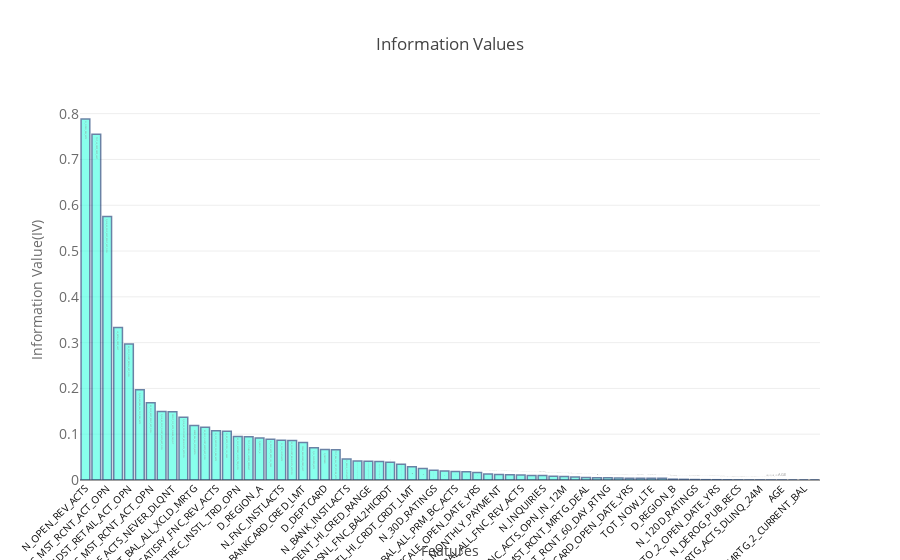

Notebook source saved alongside this figure:
### Code cell
data = [go.Bar(x=IV_sorted['VAR_NAME'], y=IV_sorted['IV'], text=IV_sorted['VAR_NAME'],
            marker=dict(color='rgb(58,256,225)',line=dict(color='rgb(8,48,107)',width=1.5, ) ),
    opacity=0.6)]


layout = go.Layout(
    title='Information Values',
        xaxis=dict(
        tickangle=-45,
        title='Features',
        tickfont=dict(
            size=10,
            color='rgb(7, 7, 7)'
        )
    ),
    yaxis=dict(
        title='Information Value(IV)',
        titlefont=dict(
            size=14,
            color='rgb(107, 107, 107)'
        ),
        tickfont=dict(
            size=14,
            color='rgb(107, 107, 107)'
        )
    ),
)
plotly.offline.iplot({ "data": data,'layout':layout})

### Figure 1 — Plotly figure (JSON) as saved in the notebook; plotly's stock layout.template omitted (floating-point values rounded to 4 significant figures)
{"data": [{"marker": {"color": "rgb(58,256,225)", "line": {"color": "rgb(8,48,107)", "width": 1.5}}, "opacity": 0.6, "text": ["N_OPEN_REV_ACTS", "TOT_HI_CRDT_CRDT_LMT", "D_NA_M_SNC_MST_RCNT_ACT_OPN", "HI_RETAIL_CRDT_LMT", "M_SNC_OLDST_RETAIL_ACT_OPN", "D_NA_AVG_BAL_ALL_FNC_REV_ACTS", "M_SNC_MST_RCNT_ACT_OPN", "D_NA_M_SNC_OLDST_MRTG_ACT_OPN", "PRCNT_OF_ACTS_NEVER_DLQNT", "D_NA_M_SNCOLDST_BNKINSTL_ACTOPN", "AGRGT_BAL_ALL_XCLD_MRTG", "M_SNC_OLDST_MRTG_ACT_OPN", "N_OF_SATISFY_FNC_REV_ACTS", "N_BC_ACTS_OPN_IN_24M", "M_SNC_MSTREC_INSTL_TRD_OPN", "TOT_OTHRFIN_HICRDT_CRDTLMT", "D_REGION_A", "N_FNC_ACTS_VRFY_IN_12M", "N_FNC_INSTLACTS", "M_SNCOLDST_BNKINSTL_ACTOPN", "PREM_BANKCARD_CRED_LMT", "D_N_DISPUTED_ACTS", "D_DEPTCARD", "TOT_BAL_ALL_DPT_STORE_ACTS", "N_BANK_INSTLACTS", "M_SNCOLDST_OIL_NTN_TRD_OPN", "STUDENT_HI_CRED_RANGE", "N_BC_ACTS_OPN_IN_12M", "D_NA_RATIO_PRSNL_FNC_BAL2HICRDT", "N_PUB_REC_ACT_LINE_DEROGS", "TOT_INSTL_HI_CRDT_CRDT_LMT", "N_SATISFY_PRSNL_FNC_ACTS", "N_30D_RATINGS", "N_30D_AND_60D_RATINGS", "AVG_BAL_ALL_PRM_BC_ACTS", "M_SNC_MSTRCNT_MRTG_ACT_UPD", "UPSCALE_OPEN_DATE_YRS", "N_RETAIL_ACTS_OPN_IN_24M", "MRTG_1_MONTHLY_PAYMENT", "STUDENT_OPEN_DATE_YRS", "AVG_BAL_ALL_FNC_REV_ACTS", "N_SATISFY_OIL_NATIONL_ACTS", "N_INQUIRIES", "MAX_MRTG_CLOSE_DATE", "N_FNC_ACTS_OPN_IN_12M", "RATIO_BAL_TO_HI_CRDT", "M_SNC_MST_RCNT_MRTG_DEAL", "D_NA_M_SNC_MST_RCNT_MRTG_DEAL", "M_SNC_MST_RCNT_60_DAY_RTNG", "RATIO_RETAIL_BAL2HI_CRDT", "FNC_CARD_OPEN_DATE_YRS", "D_REGION_C", "TOT_NOW_LTE", "N_ACTS_90D_PLS_LTE_IN_6M", "D_REGION_B", "N30D_ORWRS_RTNG_MRTG_ACTS", "N_120D_RATINGS", "RATIO_PRSNL_FNC_BAL2HICRDT", "AUTO_2_OPEN_DATE_YRS", "N_SATISFY_INSTL_ACTS", "N_DEROG_PUB_RECS", "AUTO_HI_CRDT_2_ACTUAL", "N_OF_MRTG_ACTS_DLINQ_24M", "UNIQUE_ID", "AGE", "N_ACTS_WITH_MXD_4_IN_24M", "MRTG_2_CURRENT_BAL", "N_ACTS_WITH_MXD_3_IN_24M"], "type": "bar", "uid": "d04a3526-c26d-4275-971b-3ca0f84e1d86", "x": ["N_OPEN_REV_ACTS", "TOT_HI_CRDT_CRDT_LMT", "D_NA_M_SNC_MST_RCNT_ACT_OPN", "HI_RETAIL_CRDT_LMT", "M_SNC_OLDST_RETAIL_ACT_OPN", "D_NA_AVG_BAL_ALL_FNC_REV_ACTS", "M_SNC_MST_RCNT_ACT_OPN", "D_NA_M_SNC_OLDST_MRTG_ACT_OPN", "PRCNT_OF_ACTS_NEVER_DLQNT", "D_NA_M_SNCOLDST_BNKINSTL_ACTOPN", "AGRGT_BAL_ALL_XCLD_MRTG", "M_SNC_OLDST_MRTG_ACT_OPN", "N_OF_SATISFY_FNC_REV_ACTS", "N_BC_ACTS_OPN_IN_24M", "M_SNC_MSTREC_INSTL_TRD_OPN", "TOT_OTHRFIN_HICRDT_CRDTLMT", "D_REGION_A", "N_FNC_ACTS_VRFY_IN_12M", "N_FNC_INSTLACTS", "M_SNCOLDST_BNKINSTL_ACTOPN", "PREM_BANKCARD_CRED_LMT", "D_N_DISPUTED_ACTS", "D_DEPTCARD", "TOT_BAL_ALL_DPT_STORE_ACTS", "N_BANK_INSTLACTS", "M_SNCOLDST_OIL_NTN_TRD_OPN", "STUDENT_HI_CRED_RANGE", "N_BC_ACTS_OPN_IN_12M", "D_NA_RATIO_PRSNL_FNC_BAL2HICRDT", "N_PUB_REC_ACT_LINE_DEROGS", "TOT_INSTL_HI_CRDT_CRDT_LMT", "N_SATISFY_PRSNL_FNC_ACTS", "N_30D_RATINGS", "N_30D_AND_60D_RATINGS", "AVG_BAL_ALL_PRM_BC_ACTS", "M_SNC_MSTRCNT_MRTG_ACT_UPD", "UPSCALE_OPEN_DATE_YRS", "N_RETAIL_ACTS_OPN_IN_24M", "MRTG_1_MONTHLY_PAYMENT", "STUDENT_OPEN_DATE_YRS", "AVG_BAL_ALL_FNC_REV_ACTS", "N_SATISFY_OIL_NATIONL_ACTS", "N_INQUIRIES", "MAX_MRTG_CLOSE_DATE", "N_FNC_ACTS_OPN_IN_12M", "RATIO_BAL_TO_HI_CRDT", "M_SNC_MST_RCNT_MRTG_DEAL", "D_NA_M_SNC_MST_RCNT_MRTG_DEAL", "M_SNC_MST_RCNT_60_DAY_RTNG", "RATIO_RETAIL_BAL2HI_CRDT", "FNC_CARD_OPEN_DATE_YRS", "D_REGION_C", "TOT_NOW_LTE", "N_ACTS_90D_PLS_LTE_IN_6M", "D_REGION_B", "N30D_ORWRS_RTNG_MRTG_ACTS", "N_120D_RATINGS", "RATIO_PRSNL_FNC_BAL2HICRDT", "AUTO_2_OPEN_DATE_YRS", "N_SATISFY_INSTL_ACTS", "N_DEROG_PUB_RECS", "AUTO_HI_CRDT_2_ACTUAL", "N_OF_MRTG_ACTS_DLINQ_24M", "UNIQUE_ID", "AGE", "N_ACTS_WITH_MXD_4_IN_24M", "MRTG_2_CURRENT_BAL", "N_ACTS_WITH_MXD_3_IN_24M"], "y": [0.7884, 0.7553, 0.5753, 0.3329, 0.2973, 0.1969, 0.1684, 0.1494, 0.1491, 0.1371, 0.119, 0.1154, 0.1076, 0.1067, 0.09479, 0.09448, 0.09195, 0.08904, 0.08687, 0.08631, 0.08214, 0.0702, 0.06684, 0.06611, 0.04598, 0.04142, 0.04093, 0.04053, 0.03871, 0.03431, 0.02906, 0.02525, 0.02155, 0.01974, 0.01846, 0.01776, 0.01629, 0.0131, 0.0122, 0.01172, 0.0108, 0.009661, 0.009627, 0.008144, 0.007475, 0.006816, 0.005565, 0.005086, 0.004787, 0.004293, 0.003933, 0.00386, 0.003643, 0.003616, 0.00182, 0.001494, 0.001056, 0.0007347, 0.0006611, 0.0004282, 0.0002415, 8.072e-05, 7.179e-05, 3.11e-05, 2.742e-05, 2.03e-06, 6.494e-07, 3.306e-08]}], "layout": {"title": {"text": "Information Values"}, "xaxis": {"tickangle": -45, "tickfont": {"color": "rgb(7, 7, 7)", "size": 10}, "title": {"text": "Features"}}, "yaxis": {"tickfont": {"color": "rgb(107, 107, 107)", "size": 14}, "title": {"font": {"color": "rgb(107, 107, 107)", "size": 14}, "text": "Information Value(IV)"}}}}
